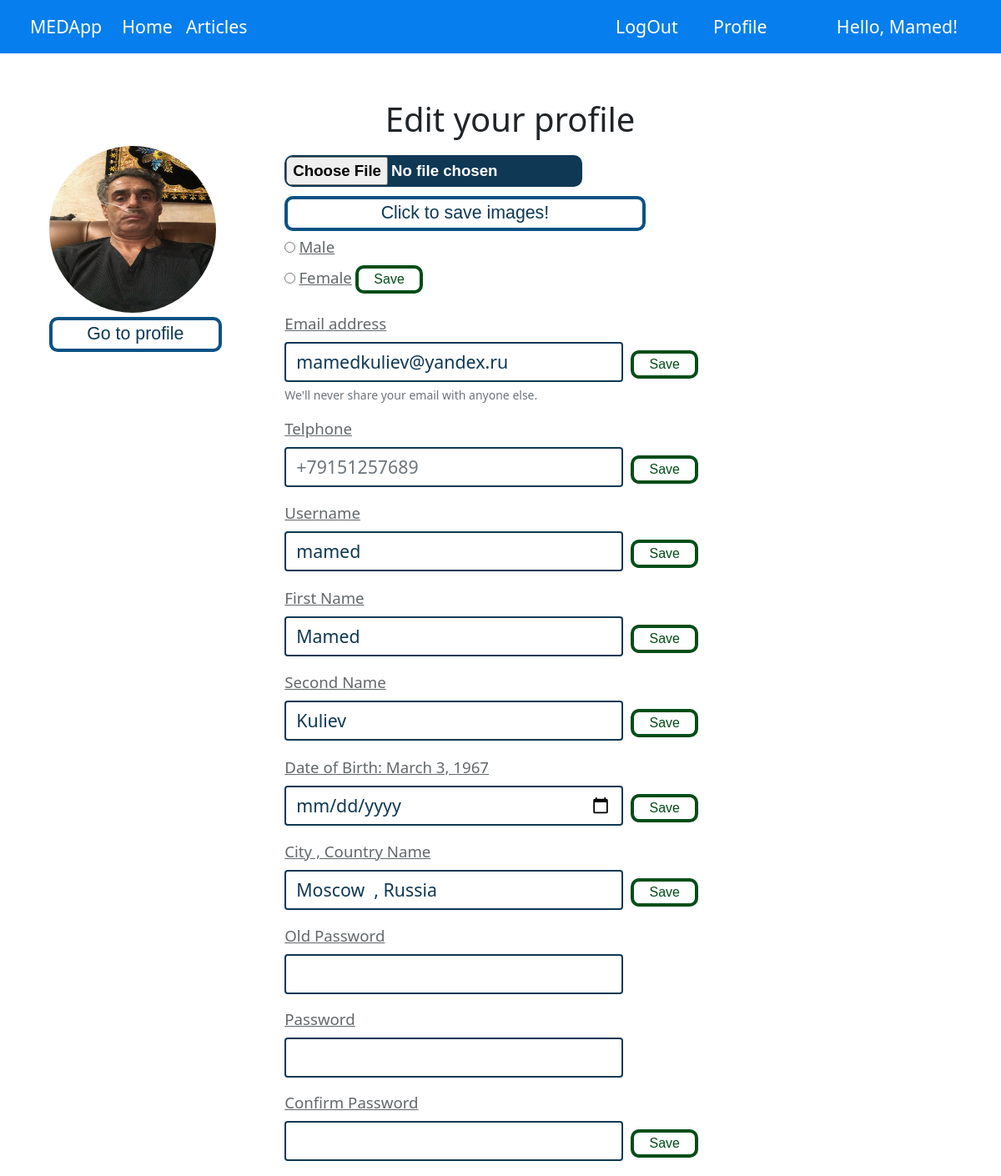
The app's page /editProfilePatient (signed in) with its own data.
### medapp/models.py (models this page shows)
class RegisteredUser(models.Model):
    user = models.OneToOneField(User, on_delete=models.CASCADE)
    username = models.CharField(max_length=100, unique = True)
    malefemale = models.CharField(max_length=100, null = True)
    dob = models.DateField()
    telphone = models.CharField(max_length=400)
    location = models.CharField(max_length=100)
    profileIMG = models.ImageField(default='patientIcon.png', upload_to=profileImageDirectory, null=True)
    documents = models.FileField(upload_to=custom_upload_to)

### medapp/views.py (the view)
# urls.py: path('editProfilePatient', editProfilePatient, name = 'editProfilePatient'),
@login_required
def editProfilePatient(request):
    context = {}
    context['Patient'] = Patient.objects.get(username = request.user.username)
    return render(request, 'medapp/editProfilePatient.html', context)

### medapp/templates/medapp/editProfilePatient.html (shortened to what this page needs)
{% extends 'medapp/base.html' %}
{% load static %}
{% block belowNavbar%}
            <div class="row">
                <div class="col-lg">
                    <h1>Edit your profile</h1>
                </div>
            </div>
            <div class="row">
                <div class="col-lg-3">
                    <div class="imgBlock"> <img src="{{Patient.profileIMG.url}}"> </div>
                    <a href="{% url 'getProfile'%}"> <button class="navigationBtn">Go to profile</button> </a>
                </div>
                <div class="col-lg-6">
                        <form action="{% url 'processPhoto' %}" enctype="multipart/form-data" method="POST">
                            <input type = "file" name = "uploadedImg" class = "fileInput" accept=".jpg, .jpeg, .png">
                            <button type="submit" class="navigationBtn"> Click to save images! </button>
                        </form>
                        <div class="mb-3">
                            <input type="radio" class = "malefemale" name="malefemale"  id="InputMale" value = "Male">
                            <label for="InputMale" class="form-label">Male</label>
                            <br>
                            <input type="radio" class = "malefemale" name="malefemale"  id="InputFemale" value = "Female">
                            <label for="InputFemale" class="form-label">Female</label>
                            <button class="saveChange malefemale" data-url="{% url 'editProfileField'%}" id="malefemale"> Save </button>
                        </div>
                        <div class="mb-3">
                          <label for="InputEmail" class="form-label">Email address</label><br>
                          <input type="email" name="email" class="form-control inputFieldsSmaller" id="InputEmail" aria-describedby="emailHelp" placeholder="bagirov@mail.ru" value = "{{Patient.user.email}}">
                          <button class="saveChange email" data-url="{% url 'editProfileField'%}" id="email"> Save </button>
                          <div id="emailHelp" class="form-text">We'll never share your email with anyone else.</div>
                        </div>
                        <div class="mb-3">
                            <label for="InputTelphone" class="form-label">Telphone</label><br>
                            <input type="text" name="telphone" class="form-control inputFieldsSmaller" id="InputTelphone" placeholder="+79151257689" value="{{Patient.telphone}}">
                            <button class="saveChange telphone" data-url="{% url 'editProfileField'%}"  id="telphone"> Save </button>
                        </div>
                        <div class="mb-3">
                            <label for="InputUsername" class="form-label">Username</label><br>
                            <input type="text" name="username" class="form-control inputFieldsSmaller" id="InputUsername" placeholder="aBagirov" value = "{{Patient.user.username}}">
                            <button class="saveChange username" data-url="{% url 'editProfileField'%}"  id="username"> Save </button>
                        </div>
                        <div class="mb-3">
                            <label for="InputFirstname" class="form-label">First Name</label><br>
                            <input type="text" name="first_name" class="form-control inputFieldsSmaller" id="InputFirstname" placeholder="Akshin" value = "{{Patient.user.first_name}}">
                            <button class="saveChange firstName" data-url="{% url 'editProfileField'%}" id="first_name"> Save </button>
                        </div>
                        <div class="mb-3">
                            <label for="InputSecondname" class="form-label">Second Name</label><br>
                            <input type="text" name="last_name" class="form-control inputFieldsSmaller" id="InputSecondname" placeholder="Bagirov" value = "{{Patient.user.last_name}}">
                            <button class="saveChange secondName" data-url="{% url 'editProfileField'%}" id="last_name"> Save </button>
                        </div>
                        <div class="mb-3">
                            <label for="InputDOB" class="form-label">Date of Birth: {{Patient.dob}}</label><br>
                            <input type="date" name="dob" class="form-control inputFieldsSmaller" id="InputDOB" placeholder="1967-05-26" value = "{{Patient.dob}}">
                            <button class="saveChange dob" data-url="{% url 'editProfileField'%}" id="dob"> Save </button>
                        </div>
                        <div class="mb-3">
                            <label for="InputCity" class="form-label">City , Country Name</label><br>
                            <input type="text" name="location" class="form-control inputFieldsSmaller" id="InputCity" placeholder="Moscow, Russia" value = "{{Patient.location}}">
                            <button class="saveChange city" data-url="{% url 'editProfileField'%}" id="location"> Save </button>
                        </div>
                        <div class="mb-3">
                            <label for="InputPasswordOld" class="form-label ">Old Password</label><br>
                            <input type="password" name="passwordChange" class="form-control inputFieldsSmaller" id="InputPasswordOld">
                          </div>
                        <div class="mb-3">
                          <label for="InputPassword1" class="form-label">Password</label><br>
                          <input type="password" name="passwordChange" class="form-control inputFieldsSmaller" id="InputPassword">
                        </div>
                        <div class="mb-3">
                            <label for="InputConfirmPassword" class="form-label">Confirm Password</label><br>
                            <input type="password" name="passwordConfirmChange" class="form-control inputFieldsSmaller" id="InputConfirmPassword" onchange="checkPasswords()">
                            <button class="passwordConfirmBtn" data-url="{% url 'changePassword'%}" id="passwordConfirmChange" onclick="changePassword()"> Save </button>
                        </div>
                </div>
                <div class="col-lg-2">
                </div>
            </div>
{% endblock belowNavbar%}

### medapp/templates/medapp/base.html (shortened to what this page needs)
<!DOCTYPE html>
{% load static %}
<html>
    <head>
        <link href="https://cdn.jsdelivr.net/npm/bootstrap@5.0.0-beta1/dist/css/bootstrap.min.css" rel="stylesheet">
        <link rel="stylesheet" href="https://cdnjs.cloudflare.com/ajax/libs/font-awesome/4.7.0/css/font-awesome.min.css">
        <link rel="stylesheet" href="{% static 'css/style1.css'%}">
    </head>
    <body>
       <div class="container-fluid" >
            <div class="row">
                <nav class="navbar navbar-expand-lg " style="background-color: #067eed;">
                     <div class="container-fluid" >
                        <a class="navbar-brand" href="{% url 'index' %}"> MEDApp</a>
                        <div class="collapse navbar-collapse" id="navbarSupportedContent">
                            <ul class="navbar-nav me-auto mb-2 mb-lg-0">
                                <li class="nav-item">
                                    <a class="nav-link active" aria-current="page" href="{% url 'index' %}">Home</a>
                                </li>
                                <li class="nav-item">
                                  <a class="nav-link" href="{% url 'articlesSection' %}">Articles</a>
                                </li>
                            </ul>
                            {% if user.is_authenticated %}
                            <a class="nav-link active" href="{% url 'goLogOut' %}" >LogOut</a>
                            <a class="nav-link active" href="{% url 'getProfile' %}" style="margin-left: 1%;">Profile</a>
                            <a class="nav-link active" href="{% url 'getProfile' %}" style="margin-left: 5%;">Hello, {{user.first_name}}!</a>
                            {% else %}
                            <a class="nav-link active" href="{% url 'goLogIn' %}" >LogIn</a>
                            <a class="nav-link active" href="{% url 'goSignUp' %}" style="margin-left: 5%;">Sign-up</a>
                            {% endif %}
                        </div>
                    </div>
                </nav>
        </div>
        <div class = "row" style = "padding-left:4%;">
            {% block belowNavbar %}{% endblock belowNavbar %}
        </div>
    </body>
</html>

### static/css/style1.css (style rules this page uses)
.nav-link, .navbar-brand { color: white; font-size: 16pt; font-weight: 500; height: 120%; }
h1 { text-align: center; margin-top: 5%; }
img { border-radius: 50%; width: 200px; height: 200px; margin-bottom: 2%; }
.imgBlock img { width: 200px; height: 200px; display: inline-block; float: left; }
a { text-decoration: none; }
.saveChange, .passwordConfirmBtn { background-color: #ffffff; font-size: 12pt; font-family: Verdana, Geneva, Tahoma, sans-serif; color: #024d18; border-radius: 10px; border: 4px solid #024d18; display: inline; width: 15%; margin-bottom: 1%; }
.inputFieldsSmaller { width: 75%; display: inline; font-size: 16pt; color: #0e3854; margin-right: 1%; border: 2px solid #0e3854; }
.navigationBtn { background-color: #ffffff; font-size: 16pt; font-family: Verdana, Geneva, Tahoma, sans-serif; color: #0e3854; border-radius: 10px; border: 4px solid #095283; display: block; width: 80%; margin-bottom: 1%; }
label, .labelText { font-family: 'Segoe UI', Tahoma, Geneva, Verdana, sans-serif; font-size: 14pt; text-decoration: underline; color: #62686b; }
.fileInput { background-color: #0e3854; border: 2px solid #0e3854; border-radius: 10px; color: #ffffff; font-size: 14pt; font-weight: bold; font-family: Verdana, Geneva, Tahoma, sans-serif; position: relative; vertical-align: bottom; margin-bottom: 2%; margin-top: 2%; max-width: 400px; }

### records on screen
RegisteredUser: profileIMG (picture), email "mamedkuliev@yandex.ru", username "mamed", first_name "Mamed", last_name "Kuliev", dob "March 3, 1967", location "Moscow , Russia"

### other values on screen
{{ user.first_name }} "Mamed"
